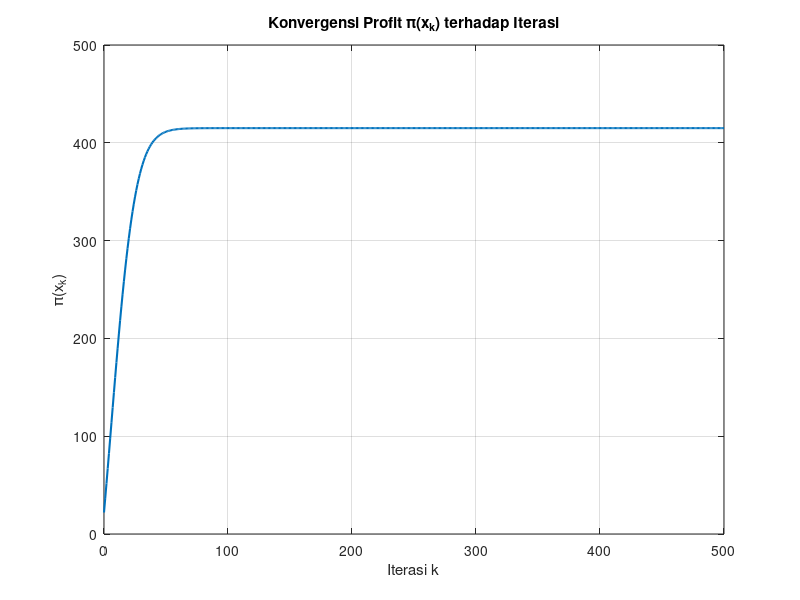
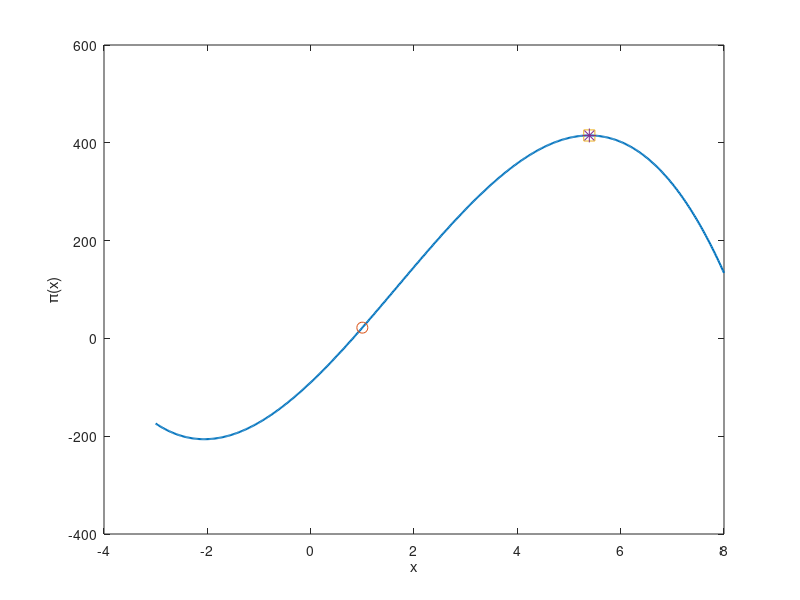

These figures' MATLAB source, in order: (Note: this script raises an error after producing the figures.)
% =====================================================
% UTS Matematika Sains Data — Semester Genap 2025/2026
% Soal 6 — Optimasi Harga Produk Via Gradient Descent Manual
% ---------------------------------------------------
% Nama : Nabilah Nur Aisyah Nugroho
% NIM : 2510514020
% Parameter: N=20, a=2, b=0, K=3, theta0=60, alpha=0.001
% Tanggal: <2026-04-28>
% =====================================================

clc; clear; close all;

%BAGIAN E
% Parameter
alpha = 0.001;
x0 = 1;
iterasi = 500;

% Fungsi profit dan turunan profit
pi_fun = @(x) -3*x.^3 + 15*x.^2 + 100*x - 90;
dpi_fun = @(x) -9*x.^2 + 30*x + 100;

% Menyimpan nilai x dan profit
x = zeros(iterasi+1, 1);
profit = zeros(iterasi+1, 1);

% Titik awal
x(1) = x0;
profit(1) = pi_fun(x(1));

% Iterasi Gradient Descent
for k = 1:iterasi
    x(k+1) = x(k) + alpha * dpi_fun(x(k));
    profit(k+1) = pi_fun(x(k+1));
end

% Solusi analitik dari 6.1
x_analitik = (5 + 5*sqrt(5))/3;
profit_analitik = pi_fun(x_analitik);

% Tampilkan hasil
fprintf('Titik awal x0 = %.6f\n', x0);
fprintf('Profit awal = %.6f\n', pi_fun(x0));
fprintf('Titik akhir Gradient Descent = %.6f\n', x(end));
fprintf('Profit akhir Gradient Descent = %.6f\n', profit(end));
fprintf('Solusi analitik = %.6f\n', x_analitik);
fprintf('Profit maksimum analitik = %.6f\n', profit_analitik);

% Plot konvergensi pi(x_k) vs k
figure;
plot(0:iterasi, profit, 'LineWidth', 1.5);
xlabel('Iterasi k');
ylabel('\pi(x_k)');
title('Konvergensi Profit \pi(x_k) terhadap Iterasi');
grid on;

% Plot kurva profit
x_range = linspace(-3, 8, 500);
y_range = pi_fun(x_range);

figure;
plot(x_range, y_range, 'LineWidth', 1.5);
hold on;
plot(x0, pi_fun(x0), 'o', 'MarkerSize', 8);
plot(x(end), profit(end), 's', 'MarkerSize', 8);
plot(x_analitik, profit_analitik, '*', 'MarkerSize', 10);

xlabel('x');
ylabel('\pi(x)');
sgtitle(['Gradient Descent Run - ', datestr(now)])
title('Kurva Profit, Titik Awal, Titik Akhir, dan Solusi Analitik');
legend('Kurva \pi(x)', 'Titik awal x_0', ...
       'Titik akhir GD', 'Solusi analitik');
grid on;
hold off;

%BAGIAN F

% Parameter

alpha1 = 0.001;
alpha2 = 10 * alpha1;
alpha3 = 0.1 * alpha1;

alpha_list = [alpha1, alpha2, alpha3];
label_list = {'\alpha = 0.001', '\alpha'' = 0.01', '\alpha'''' = 0.0001'};

% Fungsi profit dan turunannya
pi_fun = @(x) -3*x.^3 + 15*x.^2 + 100*x - 90;
dpi_fun = @(x) -9*x.^2 + 30*x + 100;

figure;
hold on;

for i = 1:length(alpha_list)
    alpha = alpha_list(i);

    x = zeros(iterasi+1,1);
    profit = zeros(iterasi+1,1);

    x(1) = x0;

    for k = 1:iterasi
        profit(k) = pi_fun(x(k));
        x(k+1) = x(k) + alpha * dpi_fun(x(k));
    end

    profit(iterasi+1) = pi_fun(x(iterasi+1));

    plot(0:iterasi, profit, 'LineWidth', 1.5);
end

xlabel('Iterasi ke-k');
ylabel('\pi(x_k)');
title('Perbandingan Konvergensi untuk Beberapa Learning Rate');
sgtitle(['Gradient Descent Run - ', datestr(now)])
legend(label_list);
grid on;
hold off;
